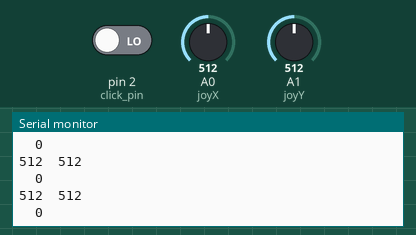
A sketch run on a simulated Arduino Uno, built with avr-gcc and run on an emulated ATmega328P. Shown: the last lines printed to the serial monitor. The inputs (shaded band) are chosen by the test bench; at power-on: A0 (joyX) = 512, A1 (joyY) = 512, pin 2 (click_pin) LOW.

Above: at 1.2 s.
1.3 s: A0 (joyX) set to 716
At 2.3 s:
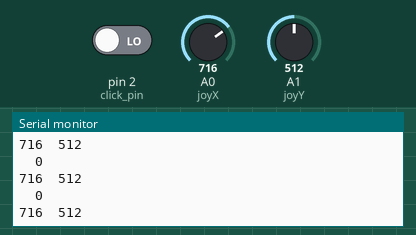
4.3 s: A1 (joyY) set to 716
At 5.0 s:
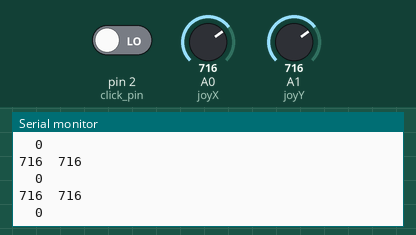
5.8 s: pin 2 (click_pin) driven HIGH
7.3 s: A0 (joyX) set to 900
At 8.4 s:
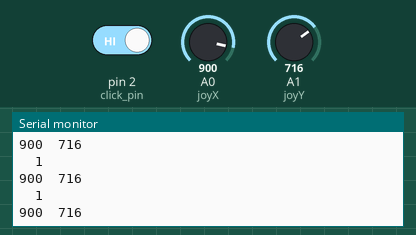
8.8 s: A1 (joyY) set to 900
At 9.8 s:
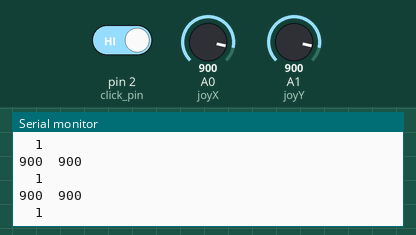
Timing chart, 0 to 11.3 s (numbered marks = the images above; inputs shaded):
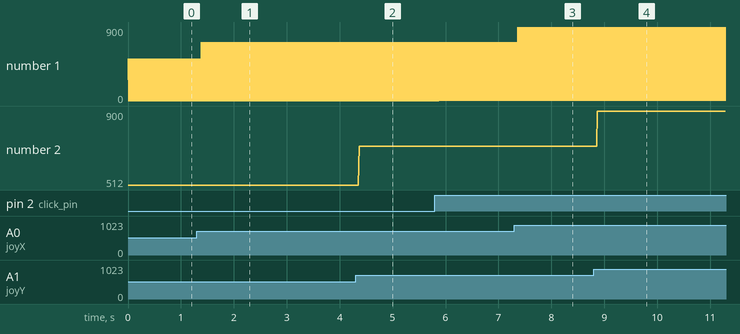

Measured:
- after the input at 1.3 s, the serial monitor: prints a new line after 0.08 s (image 1)
- after the input at 4.3 s, the serial monitor: prints a new line after 0.07 s (image 2)
- after the input at 7.3 s, the serial monitor: prints a new line after 0.07 s (image 3)
- after the input at 8.8 s, the serial monitor: prints a new line after 0.07 s (image 4)
- plotted number 1: 512 → 716 after the input at 1.3 s, 0 → 1 after the input at 5.8 s

The sketch:

Joystick_Test.ino
```cpp
#define joyX A0
#define joyY A1
#define click_pin 2
int xValue = 0; //zeroes at 494
int yValue = 0; //zeroes at 504
int clickValue = 1; //will become zero if the button is pressed

void setup() {
  Serial.begin(9600);
}

void loop() {
  // put your main code here, to run repeatedly:
  xValue = analogRead(joyX);
  yValue = analogRead(joyY);
  clickValue = digitalRead(click_pin);

  //print the values with to plot or view
  Serial.print(xValue);
  Serial.print("\t");
  Serial.println(yValue);
  Serial.print("\t");
  Serial.println(clickValue);
}
```
